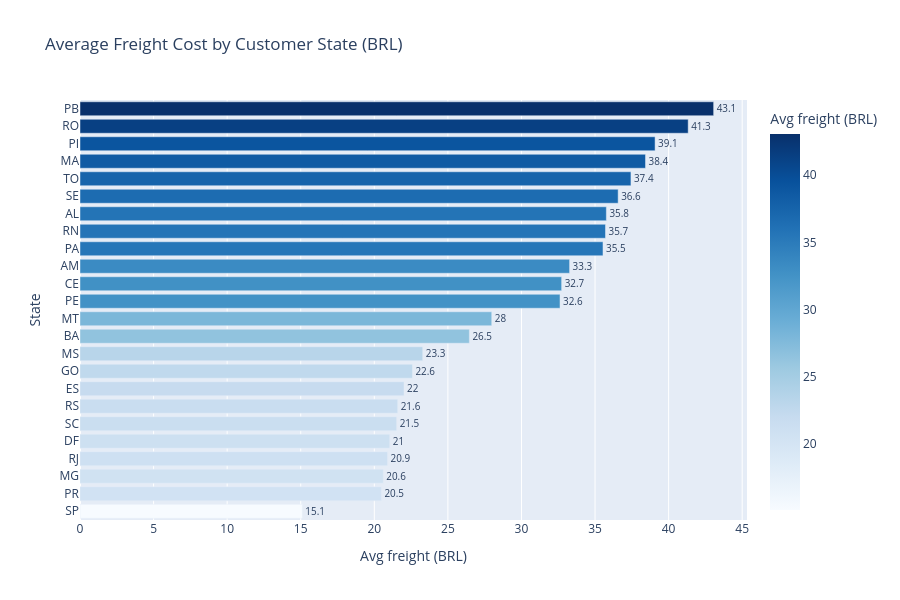

The notebook cell this image was saved under:
### Code cell
freight_sorted = state_kpis.sort_values("avg_freight", ascending=True)

fig3 = px.bar(
    freight_sorted,
    x="avg_freight",
    y="customer_state",
    orientation="h",
    color="avg_freight",
    color_continuous_scale="Blues",
    text=freight_sorted["avg_freight"].round(1),
    title="Average Freight Cost by Customer State (BRL)",
    labels={"avg_freight":    "Avg freight (BRL)",
            "customer_state": "State"}
)
fig3.update_traces(textposition="outside")
fig3.update_layout(height=600, showlegend=False)
fig3.show()

### Figure 1 — Plotly figure (JSON) as saved in the notebook; plotly's stock layout.template omitted (floating-point values rounded to 4 significant figures)
{"data": [{"hovertemplate": "Avg freight (BRL)=%{marker.color}<br>State=%{y}<br>text=%{text}<extra></extra>", "legendgroup": "", "marker": {"color": [15.11, 20.48, 20.61, 20.9, 21.05, 21.52, 21.59, 22.02, 22.59, 23.29, 26.46, 27.98, 32.62, 32.73, 33.27, 35.54, 35.71, 35.77, 36.57, 37.44, 38.43, 39.08, 41.33, 43.06], "coloraxis": "coloraxis", "pattern": {"shape": ""}}, "name": "", "orientation": "h", "showlegend": false, "text": [15.1, 20.5, 20.6, 20.9, 21.0, 21.5, 21.6, 22.0, 22.6, 23.3, 26.5, 28.0, 32.6, 32.7, 33.3, 35.5, 35.7, 35.8, 36.6, 37.4, 38.4, 39.1, 41.3, 43.1], "textposition": "outside", "type": "bar", "x": [15.11, 20.48, 20.61, 20.9, 21.05, 21.52, 21.59, 22.02, 22.59, 23.29, 26.46, 27.98, 32.62, 32.73, 33.27, 35.54, 35.71, 35.77, 36.57, 37.44, 38.43, 39.08, 41.33, 43.06], "xaxis": "x", "y": ["SP", "PR", "MG", "RJ", "DF", "SC", "RS", "ES", "GO", "MS", "BA", "MT", "PE", "CE", "AM", "PA", "RN", "AL", "SE", "TO", "MA", "PI", "RO", "PB"], "yaxis": "y"}], "layout": {"barmode": "relative", "coloraxis": {"colorbar": {"title": {"text": "Avg freight (BRL)"}}, "colorscale": [[0, "rgb(247,251,255)"], [0.125, "rgb(222,235,247)"], [0.25, "rgb(198,219,239)"], [0.375, "rgb(158,202,225)"], [0.5, "rgb(107,174,214)"], [0.625, "rgb(66,146,198)"], [0.75, "rgb(33,113,181)"], [0.875, "rgb(8,81,156)"], [1, "rgb(8,48,107)"]]}, "height": 600, "legend": {"tracegroupgap": 0}, "showlegend": false, "title": {"text": "Average Freight Cost by Customer State (BRL)"}, "xaxis": {"anchor": "y", "domain": [0, 1], "title": {"text": "Avg freight (BRL)"}}, "yaxis": {"anchor": "x", "domain": [0, 1], "title": {"text": "State"}}}}
